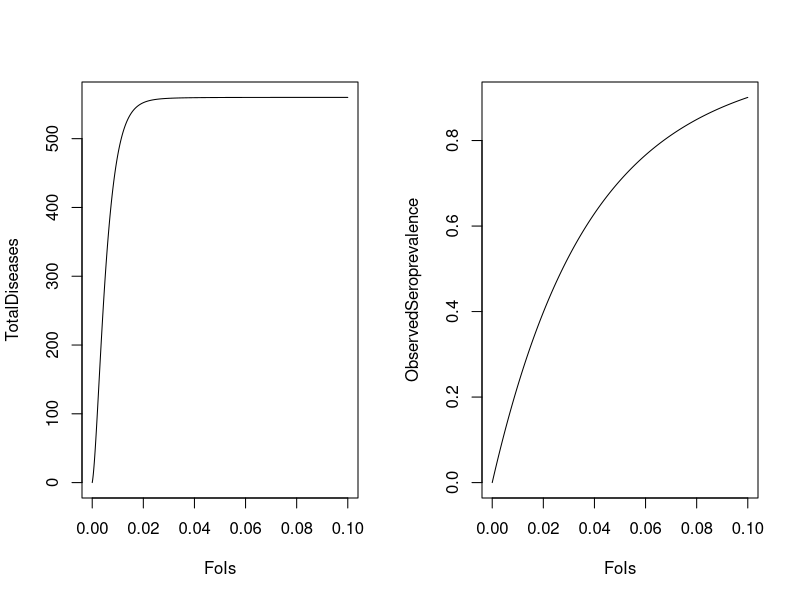

Write the R code that produced this figure.
MinAgeSample <- 4
MaxAgeSample <- 11
Pop <- 10000
MaxAge <- 99

FoIs <- seq(0, .1, length = 1001)
TotalDiseases <- rep(0, 1001)
ObservedSeroprevalence <- rep(0, 1001)

for (run in 1:1001){
  FoI <- FoIs[run]
  
  ImmuneHistory <- matrix(NA, MaxAge, 5)
  ImmuneHistory[1, 1] <- Pop
  ImmuneHistory[1, 2:5] <- 0
  
  ProbInfection <- c(1 - (1 - FoI)^4,
                     1 - (1 - FoI)^3,
                     1 - (1 - FoI)^2,
                     FoI,
                     0)
  
  for (age in 2:MaxAge){
    ImmuneHistory[age, 1] <- ImmuneHistory[age - 1, 1] * (1 - ProbInfection[1])
    for (infection in 1:4){
      ImmuneHistory[age, infection + 1] <- ImmuneHistory[age - 1, infection] * ProbInfection[infection] + 
                                              ImmuneHistory[age - 1, infection + 1] * (1 - ProbInfection[infection + 1])
    }
  }
  # ImmuneHistory
  # rowSums(ImmuneHistory)
  
  SeroPrevalence <- 1 - ImmuneHistory[,1] / Pop
  ObservedSeroprevalence[run] <- mean(SeroPrevalence[MinAgeSample:MaxAgeSample])
  
  InfectionCount <- matrix(0, MaxAge, 4)
  for (age in 2:MaxAge){
    for (infection in 1:4){
      InfectionCount[age, infection] <- ImmuneHistory[age - 1, infection] * ProbInfection[infection]
    }
  }
  
  # InfectionCount
  # Other option
  # ProbOfDisease <- c(0, .05, 0, 0)
  ProbOfDisease <- c(0.005, 0.05, 0.0005, 0.0005)
  
  DiseaseByInfectionNumber <- rep(0,4)
  
  for (infection_num in 1:4){
    DiseaseByInfectionNumber[infection_num] <- sum(InfectionCount[,infection_num]) * ProbOfDisease[infection_num]
  }
  TotalDiseases[run] <- sum(DiseaseByInfectionNumber)

}
par(mfrow=c(1,2))
plot(FoIs, TotalDiseases, type='l')
plot(FoIs, ObservedSeroprevalence, type='l')

